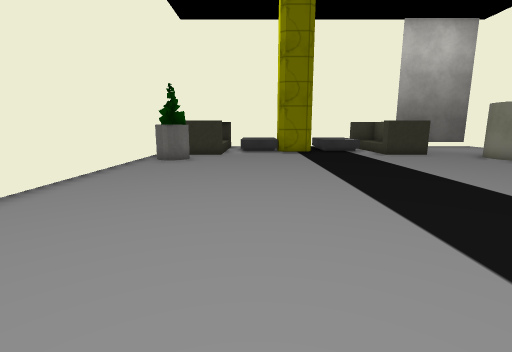
view 1 (above)

24 first-person views from a walk through a 3-D level made in the Unity game engine. The camera is 1.4 m above the floor, tilts 10° down and sees 85° across. The floor is counted in squares, 1 m on a side. Each view is taken from the middle of a square. On the plan, view 1 faces up. The plan holds only what a view shows up to about 14 squares ahead; the rest is blank. The place goes on beyond the plan. The player is left out. Some surface patterns are stand-ins.

view 2
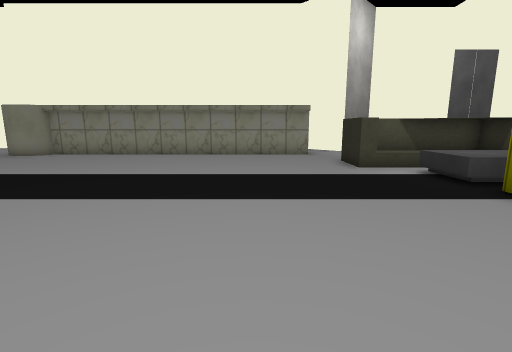

view 3
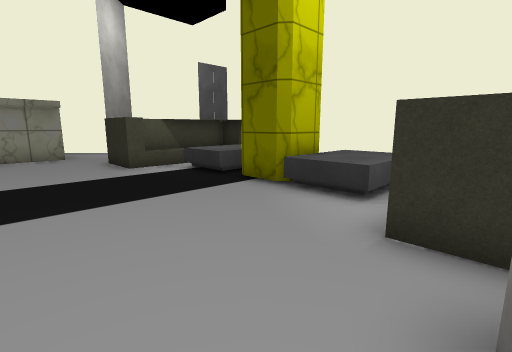

view 4
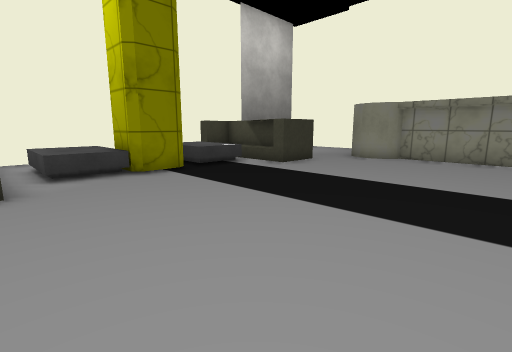

view 5
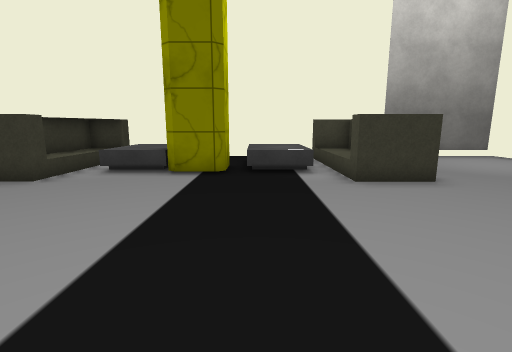

view 6
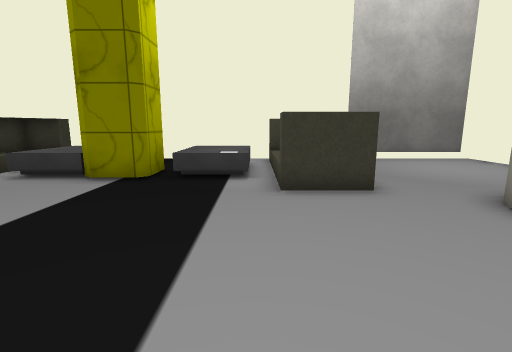

view 7
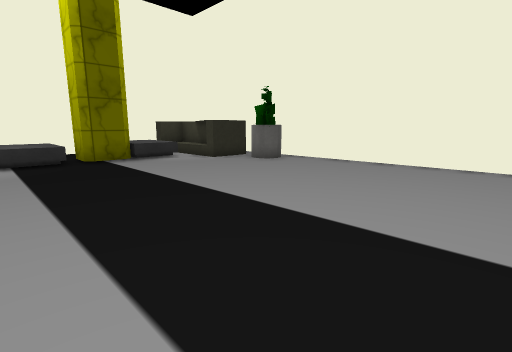

view 8
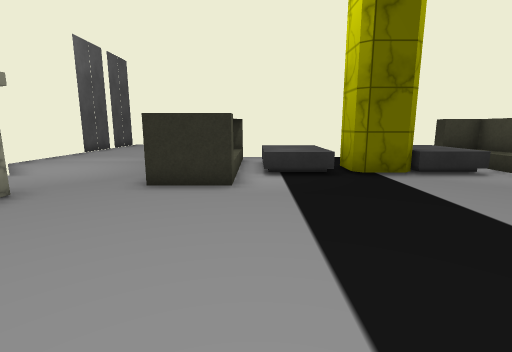

view 9
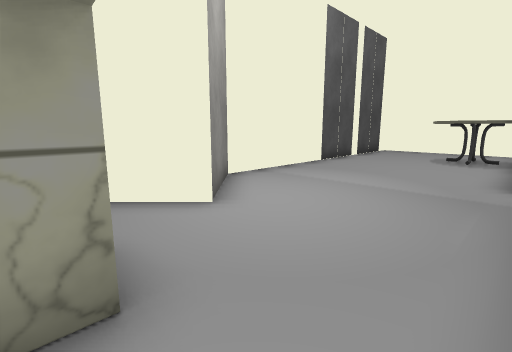

view 10
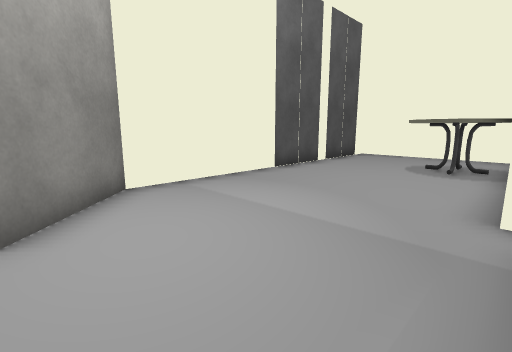

view 11
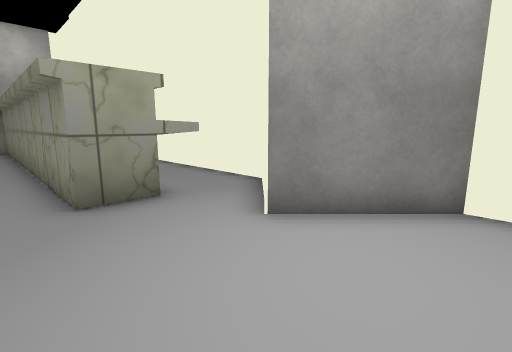

view 12
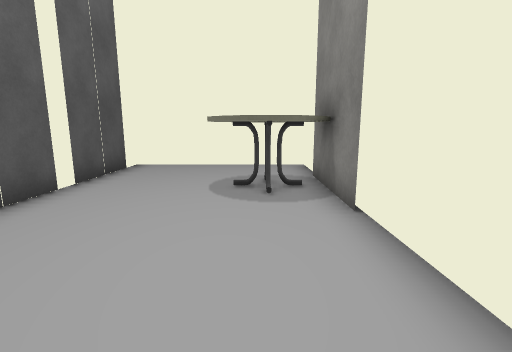

view 13
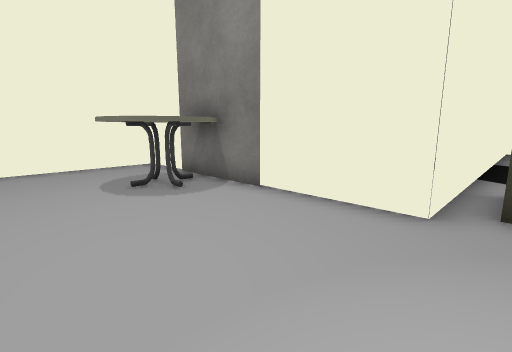

view 14
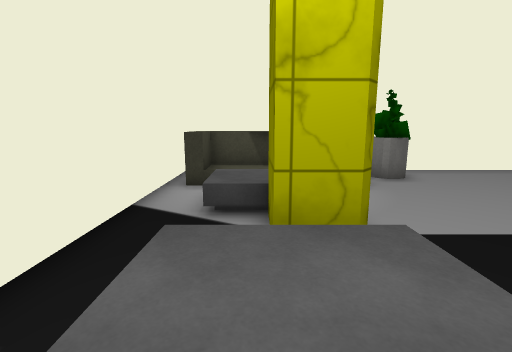

view 15
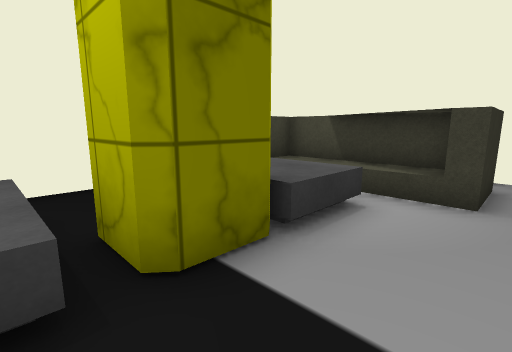

view 16
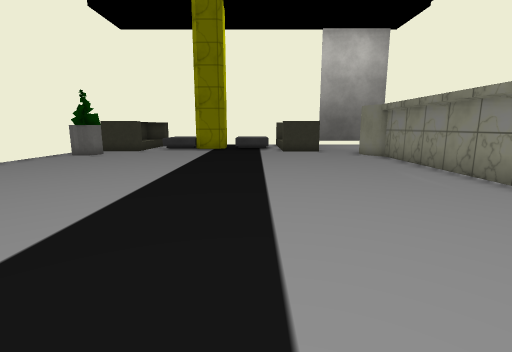

view 17
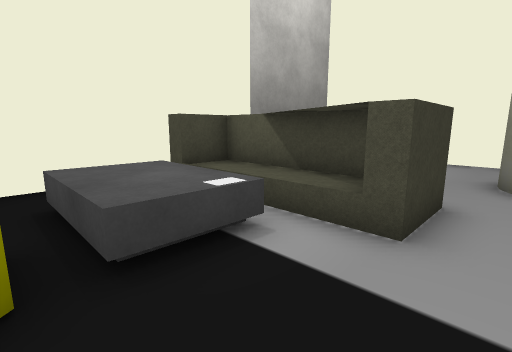

view 18
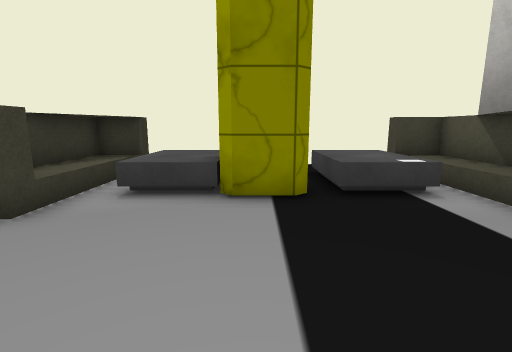

view 19
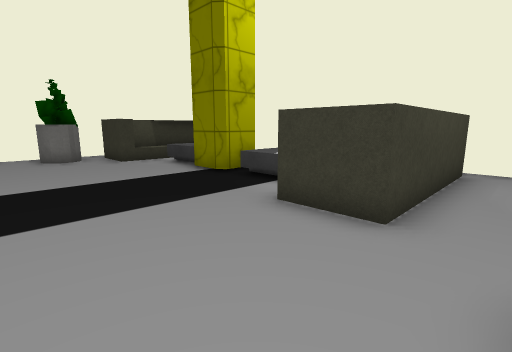

view 20
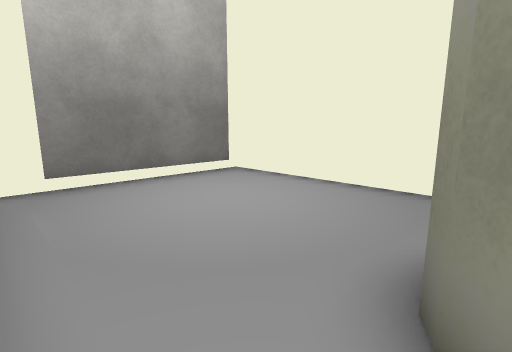

view 21
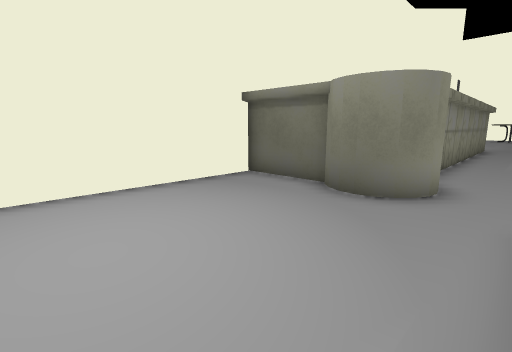

view 22
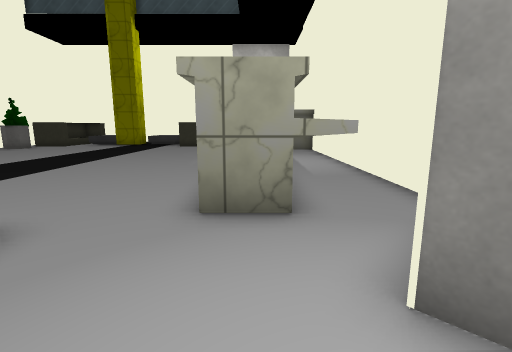

view 23
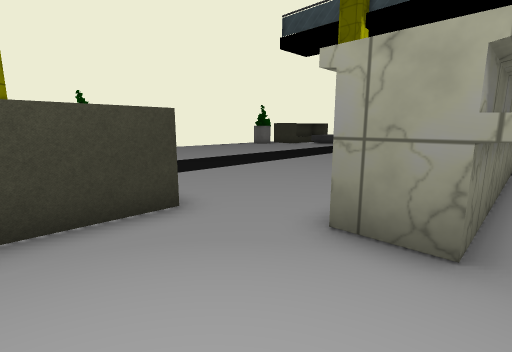

view 24
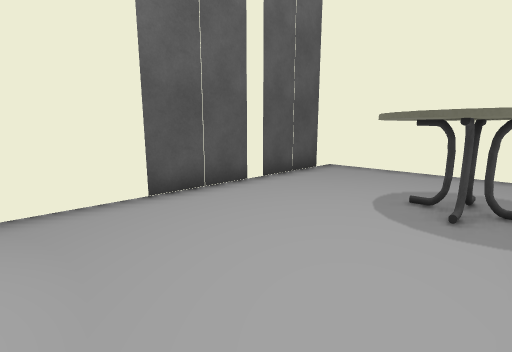

### Floor plan
Points are (right, up) in squares from view 1. A wall is a line through its corners. A room is listed if a view was taken in it or the views show most of it. See-through windows are left out.
Room 1 (views 1, 2, 3, 4, 5, 6, 7, 8, 9, 10, 11, 12, 13, 14, 15, 16, 17, 18, 19, 20, 21, 22, 23, 24)
walls: (2.7, -4.2) (3.1, -4.5) (3.1, -5.7) (1.6, -5.7); (1.5, -4.2) (3.1, -4.2); (13.6, -1.6) (11.1, -1.6) (11.1, 11.1) (10.4, 11.7); (10.6, 11.5) (10.4, 11.9) (10.3, 12.3) (10.5, 13.1) (11.4, 13.6); (10.3, 12.5) (10.7, 13.2); (10.4, 12.9) (11, 13.4); (11.2, 13.5) (11.8, 13.6); (11.6, 13.5) (12.2, 13.4); (12, 13.5) (12.3, 13.3) (12.7, 12.9) (15.5, 12.9) (15.5, 20.5) (11.5, 20.5); (-5.1, -2.2) (-5.1, -9) (9.2, -9) (9.2, -18.5) (15.5, -18.5) (15.5, -6.3) (13.2, -4) (15.5, -1.7); (3.1, 15.4) (1.5, 15.4); (3.1, 17) (3.1, 15.6) (2.8, 15.4); (-5.1, 14.5) (-5.1, -1); (10, 20.5) (-2.2, 20.5); (15, 20.2) (9.9, 20.2)
ways out: opening at (14, -1)
objects: sofa (-4, -8) to (-2, -3); sofa (-4, 14) to (-2, 20); table (-1, -7) to (1, -4); table (-1, 16) to (1, 19); table (4, -7) to (6, -4); table (4, 16) to (6, 19); keycard (5, 16); sofa (7, -8) to (8, -3); sofa (7, 14) to (8, 20); other object (10, -16) to (12, -13)

Where each view was taken, in squares from view 1:
view 1: 0 up, 0 right, facing up
view 2: 1 up, 3 left, facing right
view 3: 1 up, 3 left, facing down-right
view 4: 7 up, 2 left, facing up-right
view 5: 7 up, 4 right, facing up
view 6: 8 up, 6 right, facing up
view 7: 8 up, 6 right, facing down-left
view 8: 4 up, 6 right, facing down
view 9: 1 down, 9 right, facing down-right
view 10: 4 down, 9 right, facing down-right
view 11: 7 down, 10 right, facing up-right
view 12: 8 down, 11 right, facing down
view 13: 8 down, 14 right, facing down-left
view 14: 6 down, 7 right, facing left
view 15: 2 down, 4 right, facing down-left
view 16: 2 down, 5 right, facing up
view 17: 13 up, 3 right, facing up-right
view 18: 10 up, 2 right, facing up
view 19: 10 up, 10 right, facing up-left
view 20: 13 up, 9 right, facing up-right
view 21: 19 up, 9 right, facing down-right
view 22: 6 down, 12 right, facing up
view 23: 5 down, 13 right, facing up-left
view 24: 9 down, 10 right, facing down-right
